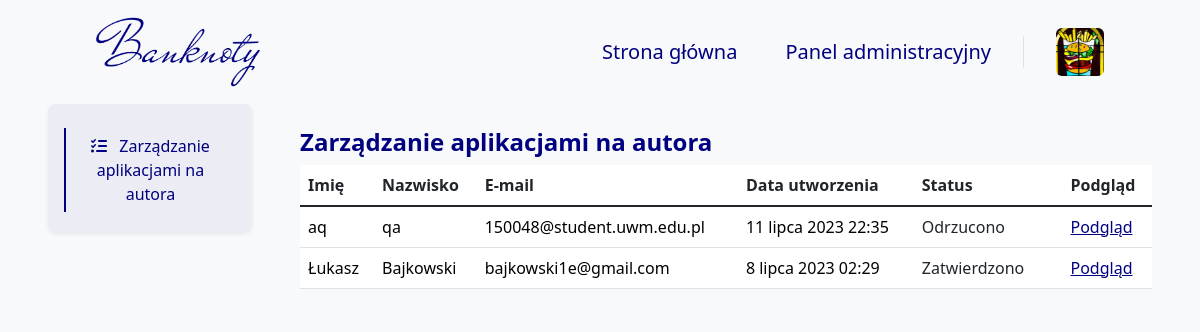
The app's page /decision_maker/AdminPanel/ (signed in) with its own data.
### blog/models.py (models this page shows, shortened)
class Author(models.Model):
    user = models.OneToOneField(User, on_delete=models.CASCADE, verbose_name="Użytkownik")
    bio = models.TextField(
        validators=[validate_bio],
        verbose_name="O autorze", help_text="Krótka informacja o autorze, maksymalnie 512 znaków.")
    profile_pic = models.ImageField(
        null=False, blank=False,
        upload_to="images/profile/",
        verbose_name="Zdjęcie profilowe")
    author_quote = models.TextField(null=False,
                                    blank=False,
                                    validators=[validate_author_quote],
                                    verbose_name='Cytat autora',
                                    help_text="Krótkie motto autora, maksymalnie 128 znaków.")
    author_function = models.TextField(null=False,
                                       blank=False,
                                       validators=[validate_author_function],
                                       verbose_name='Stanowisko autora',
                                       help_text="Nazwa funkcji jaką pełni autor.")
    author_url = models.URLField(null=True, blank=True, verbose_name="URL do strony użytkowanika")
    pinterest_url = models.URLField(
        validators=[validate_pinterest],
        null=True, blank=True, verbose_name="URL do Pinteresta")
    facebook_url = models.URLField(
        validators=[validate_facebook],
        null=True, blank=True, verbose_name="URL do Facebooka")
    twitter_url = models.URLField(
        validators=[validate_twitter],
        null=True, blank=True, verbose_name="URL do Twittera")
    instagram_url = models.URLField(
        validators=[validate_instagram],
        null=True, blank=True, verbose_name="URL do Instagrama")
    def is_profile_pic(self):
        if self.profile_pic:
            return True
        else:
            return False
    is_profile_pic.boolean = True
    is_profile_pic.short_description = 'Profile picture'
    def is_author_url(self):
        if self.author_url:
            return True
        else:
            return False
    is_author_url.boolean = True
    is_author_url.short_description = 'Author page'
    def is_pinterest_url(self):
        if self.pinterest_url:
            return True
        else:
            return False
    is_pinterest_url.boolean = True
    is_pinterest_url.short_description = 'Pinterest page'
    def is_twitter_url(self):
        if self.twitter_url:
            return True
        else:
            return False
    is_twitter_url.boolean = True
    is_twitter_url.short_description = 'Twitter page'
    def is_facebook_url(self):
        if self.facebook_url:
            return True
        else:
            return False
    is_facebook_url.boolean = True
    is_facebook_url.short_description = 'Facebook page'
    def is_instagram_url(self):
        if self.instagram_url:
            return True
        else:
            return False
    is_instagram_url.boolean = True
    is_instagram_url.short_description = 'Instagram page'

class ArticleAuthor(models.Model):
    first_name = models.CharField(
        null=False,
        blank=False,
        max_length=150,
        verbose_name="Imię"
    )
    last_name = models.CharField(
        null=False,
        blank=False,
        max_length=150,
        verbose_name="Nazwisko"
    )
    email = models.EmailField(
        null=False,
        blank=False,
        verbose_name="Adres e-mail"
    )
    phone_number = PhoneNumberField(
        region='PL',
        null=True,
        blank=True,
        verbose_name="Numer telefonu"
    )
    experience = models.TextField(
        null=False,
        blank=False,
        verbose_name="Doświadczenie związane z tematyką banknotów"
    )
    sample_article = RichTextField(
        null=False,
        blank=False,
        verbose_name="Próbny artykuł"
    )
    accept_terms = models.BooleanField(
        null=False,
        blank=False,
        default=False,
        verbose_name="Akceptuję regulamin"
    )
    approved = models.BooleanField(
        null=False,
        blank=False,
        default=False,
        verbose_name="Zatwierdzenie zgłoszenia"
    )
    rejected = models.BooleanField(
        null=False,
        blank=False,
        default=False,
        verbose_name="Odrzucenie zgłoszenia"
    )
    date_added = models.DateTimeField(
        null=False,
        blank=False,
        auto_now_add=True,
        verbose_name="Data utworzenia"
    )
    def is_approved(self):
        return self.approved
    is_approved.boolean = True
    is_approved.short_description = 'Zatwierdzenie zgłoszenia'
    def is_rejected(self):
        return self.rejected
    is_rejected.boolean = True
    is_rejected.short_description = 'Odrzucenie zgłoszenia'

### blog/views_admin/accounts/author_application/author_application_views.py (the view)
# urls.py: path('decision_maker/AdminPanel/', decision_maker_admin_panel,
@superuser_required
def decision_maker_admin_panel(request):
    if request.method == 'POST':
        form_id = request.POST.get('form_id')
        decision = request.POST.get('decision')
        if form_id and decision:
            form = ArticleAuthor.objects.get(id=form_id)
            if not form.approved and not form.rejected:
                if decision == 'approve':
                    form.approved = True
                    form.rejected = False
                    users = User.objects.all()
                    for user in users:
                        if user.user.email == form.email:
                            user.can_be_author = True
                            user.save()
                elif decision == 'reject':
                    form.approved = False
                    form.rejected = True
                form.save()
            return redirect('decision_maker_admin_panel')
    else:
        submitted_forms = ArticleAuthor.objects.all().order_by('-date_added')
        paginator = Paginator(submitted_forms, 10)
        page_number = request.GET.get('page')
        page_obj = paginator.get_page(page_number)
        context = {
            'page_obj': page_obj,
        }
        return render(
            request,
            'AdminTemplates/Accounts/AuthorApplication/AuthorApplicationManageAdmin.html',
            context
        )

### templates/AdminTemplates/Accounts/AuthorApplication/AuthorApplicationManageAdmin.html (shortened to what this page needs)
{% extends 'base.html' %}
{% block navbar %}
    {% include 'Navbar/NavbarAdmin.html' %}
{% endblock %}
{% block content %}
    <div class="container-fluid">
        <div class="row">
            <div class="col-12 col-lg-3 px-5 px-lg-5 mx-auto bg-body-tertiary">
                {% include 'AdminTemplates/Accounts/AuthorApplication/Elements/Navigation.html' %}
            </div>
            <div class="col-12 col-lg-9 px-5 px-lg-0 pe-lg-5 pt-4 pt-lg-3 mx-auto bg-body-tertiary mt-2">
                <h4 class="mb-0 pb-2 fw-bold text-navy">
                    Zarządzanie aplikacjami na autora
                </h4>
                {% include 'AdminTemplates/Accounts/AuthorApplication/Elements/Table/AuthorApplication.html' %}
            </div>
        </div>
    </div>
{% endblock %}

### templates/Navbar/Elements/DropdownUserSmallScreen.html
<a class="ms-4 nav-user" role="button" data-bs-toggle="dropdown" data-bs-auto-close="outside"
   aria-expanded="false">
    {% if user.author %}
        <img class="card-photo rounded nav-user-img" src="{{ user.author.profile_pic.url }}" alt="">
    {% else %}
        <img class="card-photo rounded nav-user-img" src="{{ user.user.profile_pic.url }}" alt="">
    {% endif %}
</a>

### templates/AdminTemplates/Accounts/AuthorApplication/Elements/Table/AuthorApplication.html
<div class="table-responsive">
    <table class="table table-hover">
        <thead>
        <tr>
            <th scope="col">Imię</th>
            <th scope="col">Nazwisko</th>
            <th scope="col">E-mail</th>
            <th scope="col">Data utworzenia</th>
            <th scope="col">Status</th>
            <th scope="col"></th>
            <th scope="col">Podgląd</th>
        </tr>
        </thead>
        <tbody class="table-group-divider">
        {% for form in page_obj %}
            <tr>
                <td>
                    <a class="admin_panel_link"
                       href="{% url 'decision_maker_detail_admin_panel_view' form.pk %}">
                        {{ form.first_name }}
                    </a>
                </td>
                <td>
                    <a class="admin_panel_link"
                       href="{% url 'decision_maker_detail_admin_panel_view' form.pk %}">
                        {{ form.last_name }}
                    </a>
                </td>
                <td>
                    <a class="admin_panel_link"
                       href="{% url 'decision_maker_detail_admin_panel_view' form.pk %}">
                        {{ form.email }}
                    </a>
                </td>
                <td>
                    <a class="admin_panel_link"
                       href="{% url 'decision_maker_detail_admin_panel_view' form.pk %}">
                        {{ form.date_added }}
                    </a>
                </td>
                {% include 'AdminTemplates/Accounts/AuthorApplication/Elements/Forms/DecisionAuthorApplication.html' %}
                <td>
                    <a class="admin_panel_edit_link"
                       href="{% url 'decision_maker_detail_admin_panel_view' form.pk %}">
                        Podgląd
                    </a>
                </td>
            </tr>
        {% endfor %}
        </tbody>
    </table>
</div>

### templates/AdminTemplates/Accounts/AuthorApplication/Elements/Forms/DecisionAuthorApplication.html (shortened to what this page needs)
<form method="post">
    {% if form.approved and not form.rejected %}
        <td>
            Zatwierdzono
        </td>
        <td>
        </td>
    {% elif form.rejected and not form.approved %}
        <td>
            Odrzucono
        </td>
        <td>
        </td>
    {% endif %}
</form>

### blog/static/css/style.css (style rules this page uses)
.card-photo { aspect-ratio: 1/1 !important; width: 100%; max-height: 400px; object-fit: cover; object-position: center; }
::placeholder { color: navy !important; opacity: 1; }
.admin_panel_link:link { text-decoration: none !important; color: black; }
.admin_panel_edit_link { color: navy; }

### blog/static/css/Authors.css (style rules this page uses)
.text-navy { color: navy; }

### blog/static/css/Author.css (style rules this page uses)
.text-navy { color: navy; }

### blog/static/css/Navbar.css (style rules this page uses)
.nav-user { line-height: 32px; }
.nav-user-img { height: 48px; width: 48px; }

### records on screen
ArticleAuthor: first_name "aq", last_name "qa", email "150048@student.uwm.edu.pl", date_added "11 lipca 2023 22:35", approved "Odrzucono"
ArticleAuthor: first_name "Łukasz", last_name "Bajkowski", email "bajkowski1e@gmail.com", date_added "8 lipca 2023 02:29", approved "Zatwierdzono"
